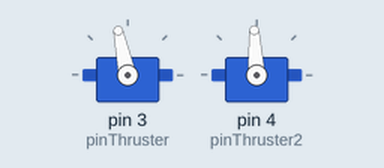
Recording of a sketch running on a simulated Arduino Uno, built with avr-gcc and run on an emulated ATmega328P. Shown: 2 × servo. What the sketch prints to the serial monitor is not drawn.

Above: at 3.05 s.
Timing chart, 0 to 10.8 s (numbered marks = the images above):
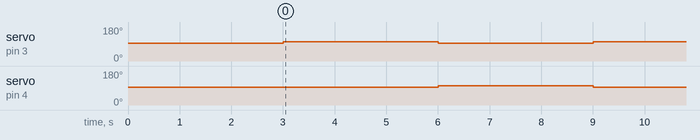

The sketch:

code_working.ino
```cpp
#include <Servo.h>

Servo thruster;
Servo thruster2;
int pinThruster =3;
int pinThruster2 =4;

void setup() {
  thruster.attach(pinThruster);
  thruster2.attach(pinThruster2);
  Serial.begin(9600);

  // Inicializamos en stop
  thruster.writeMicroseconds(1500);
  thruster2.writeMicroseconds(1500);
  Serial.println("Thruster en stop (1500 µs)");
  delay(3000);  // Tiempo para que el ESC se estabilice


}

void loop() {
  // Encender al máximo


  thruster.writeMicroseconds(1600);
  delay(3000);  // Esperar 1 segundo para estabilizar
  thruster.writeMicroseconds(1500);

  thruster2.writeMicroseconds(1600);
  delay(3000);  // Esperar 1 segundo para estabilizar

  thruster.writeMicroseconds(1500);
  thruster2.writeMicroseconds(1500);

  // Volver a stop
}
```

Measured:
- by itself, servo on pin 3 (pinThruster), servo on pin 4 (pinThruster2): alternates 102° for 3.0 s and 93° for 3.0 s
